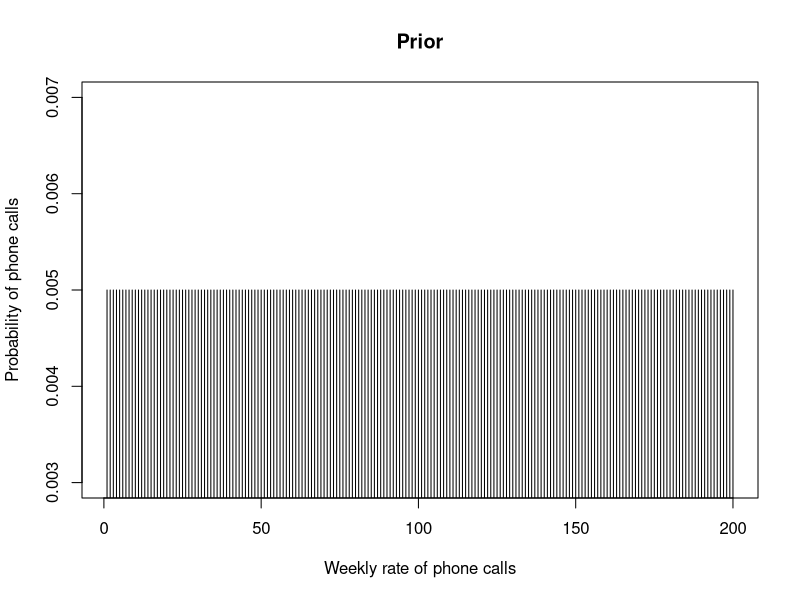
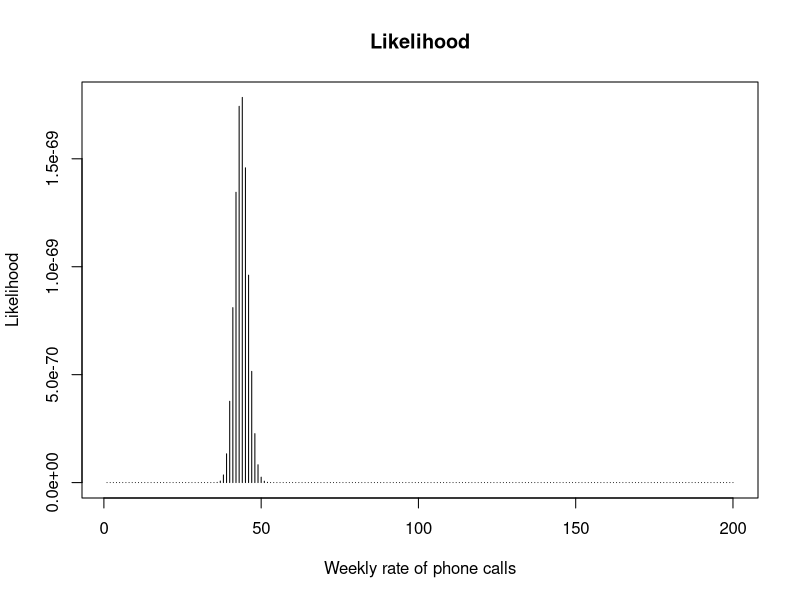
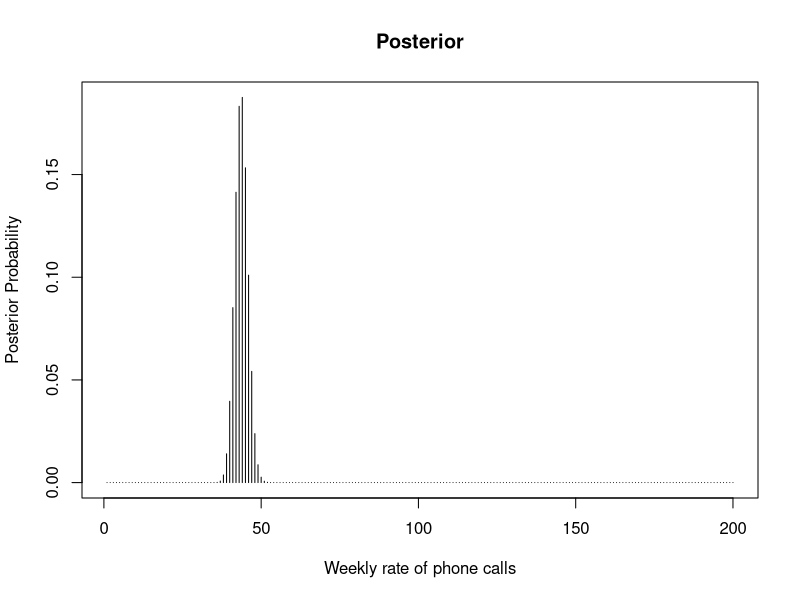
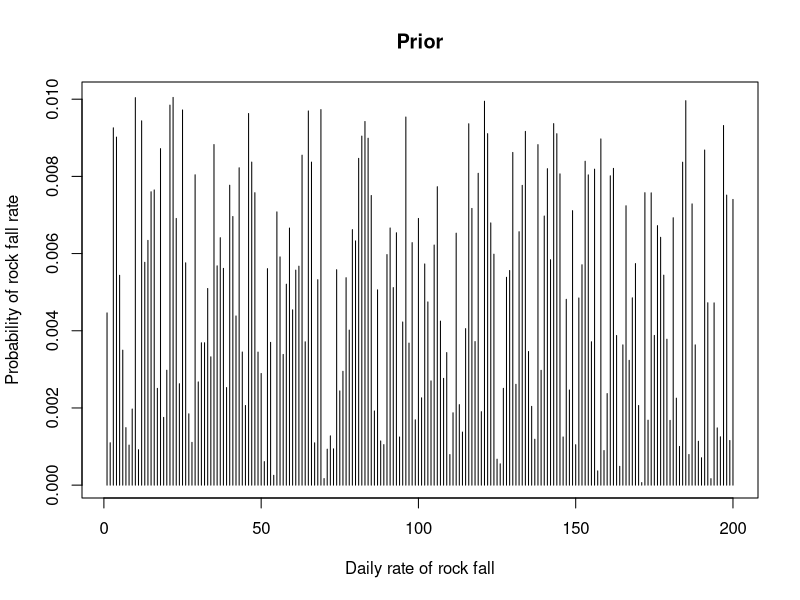
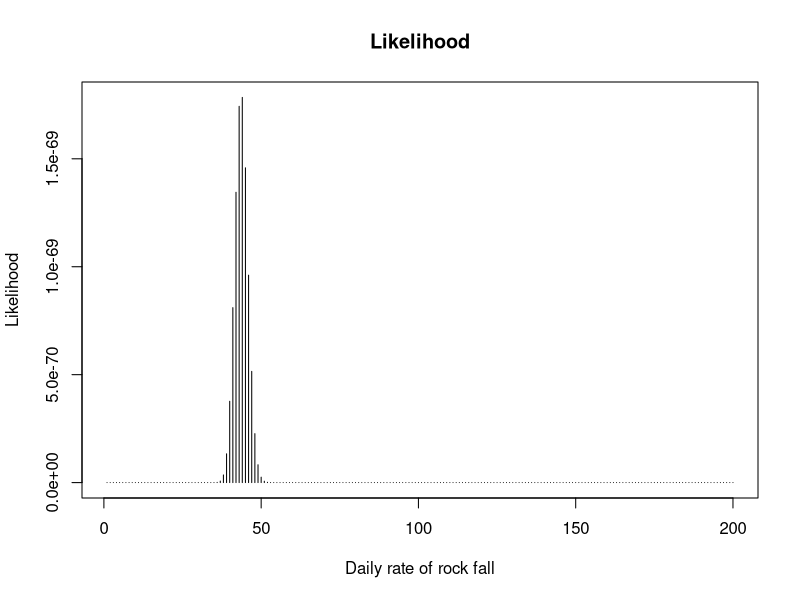
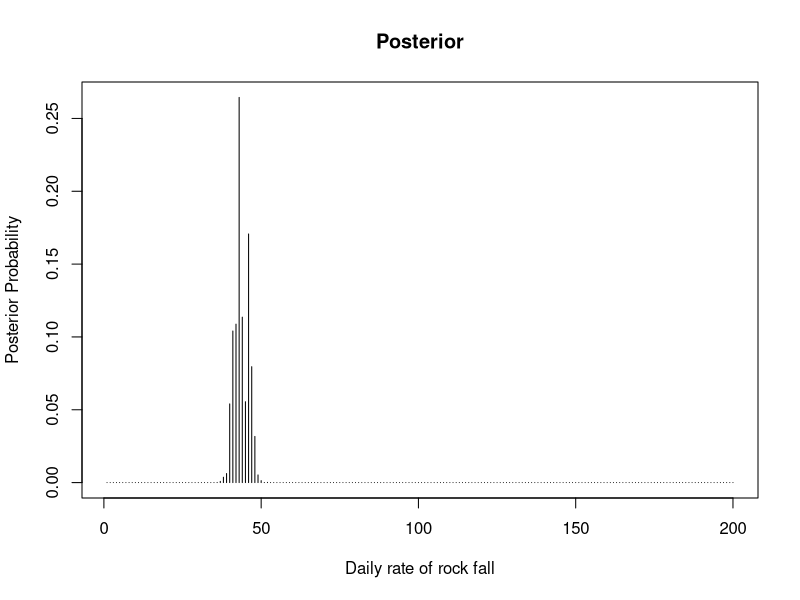

Here is the R script that generated these plots, in order:
## ---- chunk 1
knitr::opts_chunk$set(echo = TRUE)
## ---- chunk 2

# (1) Defining the prior:

# First we have to define the prior input, which is the number of phone calls received by Dave in his first 10 # weeks.

calls <- c(13, 125, 98, 35, 27, 45, 45, 23, 11, 14)

# (2) Defining a range for the rate:

# Second we have to come up with an initial believe of the range (of the number of calls) that gives a frame to
# the rate, which has to be calculated. We think it is possible that Dave receives 1 up to 200 phone calls 
# within one week.

x <- 200
prior_lambda <- 1:x

# (3) Calculating the possibilities of the prior:

# Third we have to assign a prior probability to each of the possible 200 outcomes. In this case we think that # each event (of Dave receiving 1, or 2, or 3, ..., or 200 calls) is equally likely by 1/200.

prior_prob <- rep(1 / length(prior_lambda), length(prior_lambda))

# To illustrate the prior, we want to plot the probability of each case.
# In the plot one can notice how each number of phone calls is equally likely!

plot(prior_prob, type = "h", main = "Prior",
     xlab = "Weekly rate of phone calls", ylab = "Probability of phone calls")
## ---- chunk 3
# (4) Calculating the likelihood:

# Fourth to calculate the distribution of the most likely rate, given the incoming number of calls, we have to 
# compare the possibilities of each rate (between 1 and 200). 
# We can do this by calculating the total probability of each event (each rate between 1 and 200), by
# multiplying the possibilities within each outcome. 
# More precisely explained by an example: by extracting all possibilities, that a given rate of 1 fits each 
# single received call number (dpois(calls,1)), we can multiply the resulting probabilities to receive the 
# overall probability of the case; continuing in the same way for a rate of 2, 3, ... and 200).
# To do so, we first create an empty vector, where all the products can be stored in.

likelihood <- rep(NA, length(prior_lambda))

# To calculate the Poisson distribution for each rate individually, we use a loop. This will create a vector 
# that contains all products for each possible rates (between 1 and 200), given the input number of received
# calls.

for (i in seq_along(prior_lambda)) {
  likelihood[i] <- prod(dpois(calls, i))
}

# To illustrate the outcome of this step, we plot a graph that shows the calculated likelihood of each possible
# rate.

plot(likelihood, type = "h", main = "Likelihood",
     xlab = "Weekly rate of phone calls", ylab = "Likelihood")
## ---- chunk 4
# (5) Calculating the posterior:

# Now we want to calculate the posterior, using Bayes' theorem. Therefore we multiply the likelihood with the 
# prior and divide the result by the evidence, where the evidence can be expressed by the sum of all possible
# outcomes (renormalizing). 

bayesnum <- likelihood * prior_prob
bayesnum <- bayesnum / sum (bayesnum)

# To illustrate our final results we want to plot the most likely rate of phone calls per week in a diagram.

plot(bayesnum, type = "h", main = "Posterior",
     xlab = "Weekly rate of phone calls", ylab = "Posterior Probability")

# To see, which rate is most likely, we extract it by the "max()" command.
which(c(bayesnum) == max (bayesnum))
## ---- chunk 5

# (1) Defining the prior:

# The prior consists now of a sequence of 10 different numbers of rock fall events, which occurred during the 
# 10 days of measurements. 

rocks <- c(13, 125, 98, 35, 27, 45, 45, 23, 11, 14)

# (2) Defining a range for the rate:

# Professor Elicki presumes that the rock fall rate might lie between 1 and 200.

x <- 200
prior_lambda <- 1:x

# (3) Calculating the possibilities of the prior:

# Since we want to assign a different probability to each rate, but want them to add up to 1, we create a 
# vector of 200 different values that are weighted by the sum of those values.

r <-runif(x, min = 0, max = 1)
prior_prob <- r/sum(r)

# To illustrate the prior, we want to plot the probability of each case.

plot(prior_prob, type = "h", main = "Prior",
     xlab = "Daily rate of rock fall", ylab = "Probability of rock fall rate")
## ---- chunk 6
# (4) Calculating the likelihood:

# Now, to calculate the distribution of the most likely rate, given the incoming number of rock fall per day, 
# we first create an empty vector.

likelihood <- rep(NA, length(prior_lambda))

# Now we again use a loop to create a vector with all probability products, using the Poisson distribution, 
# given the input number of rock fall per day.

for (i in seq_along(prior_lambda)) {
  likelihood[i] <- prod(dpois(rocks, i))
}

# The following plot shows the calculated likelihood of each possible rate.

plot(likelihood, type = "h", main = "Likelihood",
     xlab = "Daily rate of rock fall", ylab = "Likelihood")
## ---- chunk 7
# (5) Calculating the posterior:

# Finally we want to calculate the posterior, using Bayes' theorem. 
# (we multiply the likelihood with the prior and divide the result by the evidence) 

bayesnum <- likelihood * prior_prob
bayesnum <- bayesnum / sum (bayesnum)

# Our final outcome is illustrated in the following plot.

plot(bayesnum, type = "h", main = "Posterior",
     xlab = "Daily rate of rock fall", ylab = "Posterior Probability")

# To see, which rate is most likely, we extract it by the "max()" command.
which(c(bayesnum) == max (bayesnum))
